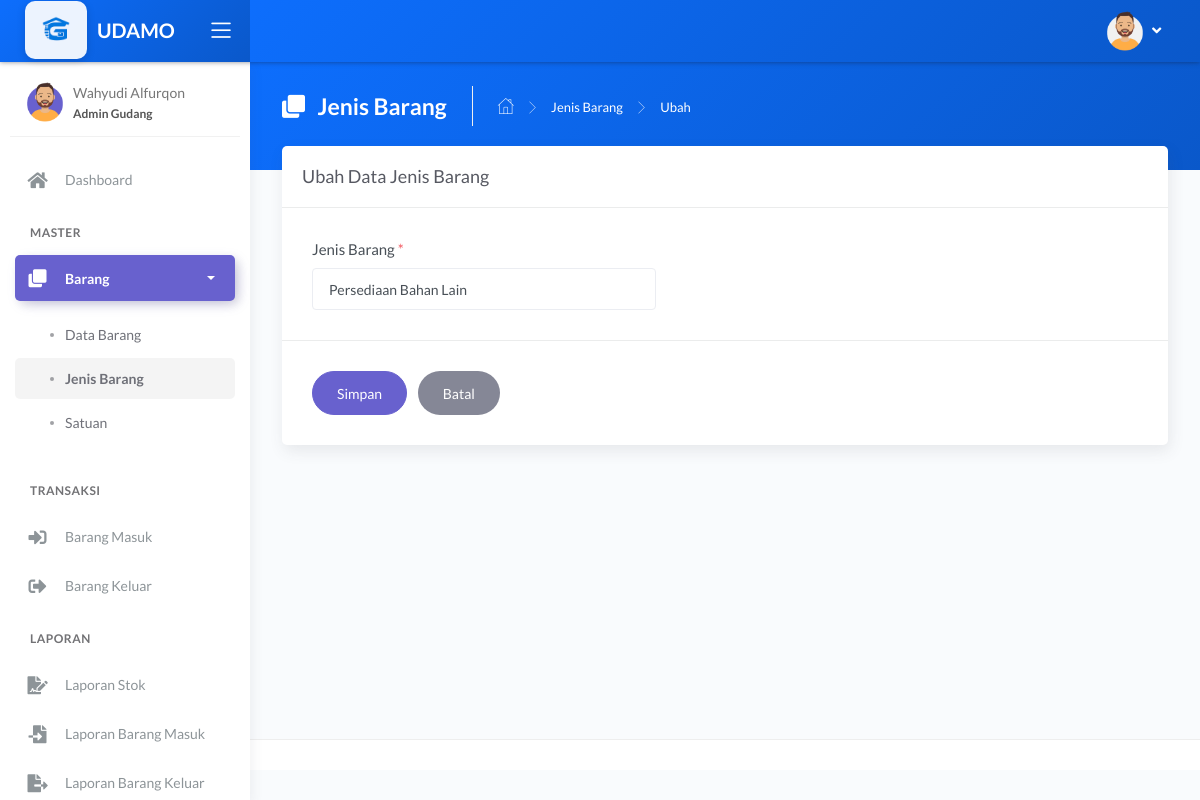
Before: /main.php?module=form_ubah_jenis&id=14 (signed in) with the older database file.
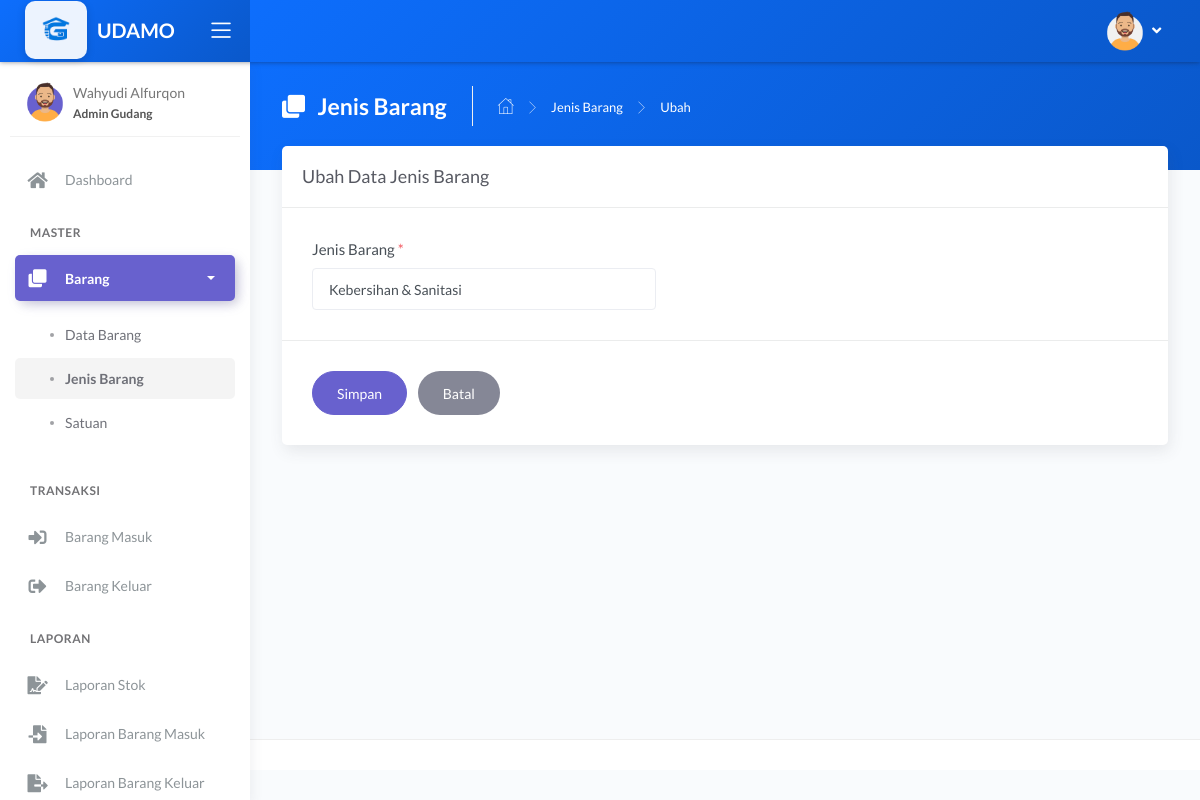
After: the same page with the newer database file.
### tables this page shows
CREATE TABLE `tbl_jenis` (
  `id_jenis` int(11) NOT NULL,
  `nama_jenis` varchar(50) NOT NULL
);

### modules/jenis/form_ubah.php (the view, shortened to what this page needs)
<?php
if (basename($_SERVER['PHP_SELF']) === basename(__FILE__)) {
    header('location: 404.html');
}
else {
    if (isset($_GET['id'])) {
        $id_jenis = $_GET['id'];
        $query = mysqli_query($mysqli, "SELECT * FROM tbl_jenis WHERE id_jenis='$id_jenis'")
                                        or die('Ada kesalahan pada query tampil data : ' . mysqli_error($mysqli));
        $data = mysqli_fetch_assoc($query);
    }
?>
<div class="panel-header" style="background: linear-gradient(135deg, #0d6efd, #0a58ca);">
        <div class="page-inner py-4">
            <div class="page-header text-white">
                <h4 class="page-title text-white"><i class="fas fa-clone mr-2"></i> Jenis Barang</h4>
                <ul class="breadcrumbs">
                    <li class="nav-home"><a href="?module=dashboard"><i class="flaticon-home text-white"></i></a></li>
                    <li class="separator"><i class="flaticon-right-arrow"></i></li>
                    <li class="nav-item"><a href="?module=jenis" class="text-white">Jenis Barang</a></li>
                    <li class="separator"><i class="flaticon-right-arrow"></i></li>
                    <li class="nav-item"><a>Ubah</a></li>
                </ul>
            </div>
        </div>
    </div>
    <div class="page-inner mt--5">
        <div class="card">
            <div class="card-header">
                <div class="card-title">Ubah Data Jenis Barang</div>
            </div>
            <form action="modules/jenis/proses_ubah.php" method="post" class="needs-validation" novalidate>
                <div class="card-body">
                    <div class="form-group">
                        <label>Jenis Barang <span class="text-danger">*</span></label>
                        <input type="text" name="nama_jenis" class="form-control col-lg-5" autocomplete="off" value="<?php echo $data['nama_jenis']; ?>" required>
                    </div>
                </div>
                <div class="card-action">
                    <input type="submit" name="simpan" value="Simpan" class="btn btn-secondary btn-round pl-4 pr-4 mr-2">
                    <a href="?module=jenis" class="btn btn-default btn-round pl-4 pr-4">Batal</a>
                </div>
            </form>
        </div>
    </div>
<?php } ?>

Changed rows visible on the page:
changed tbl_jenis: nama_jenis "Persediaan Bahan Lain" → "Kebersihan & Sanitasi"
